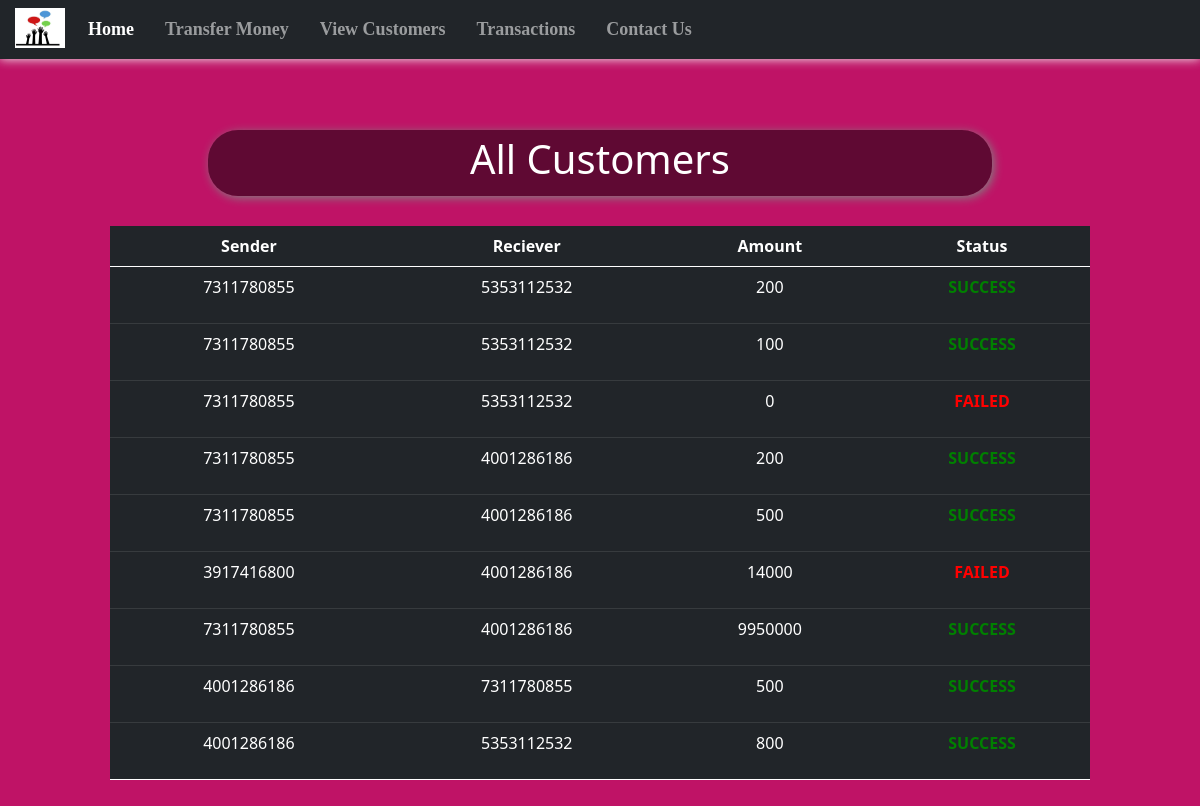
Page /transactions.php on the earlier database version.
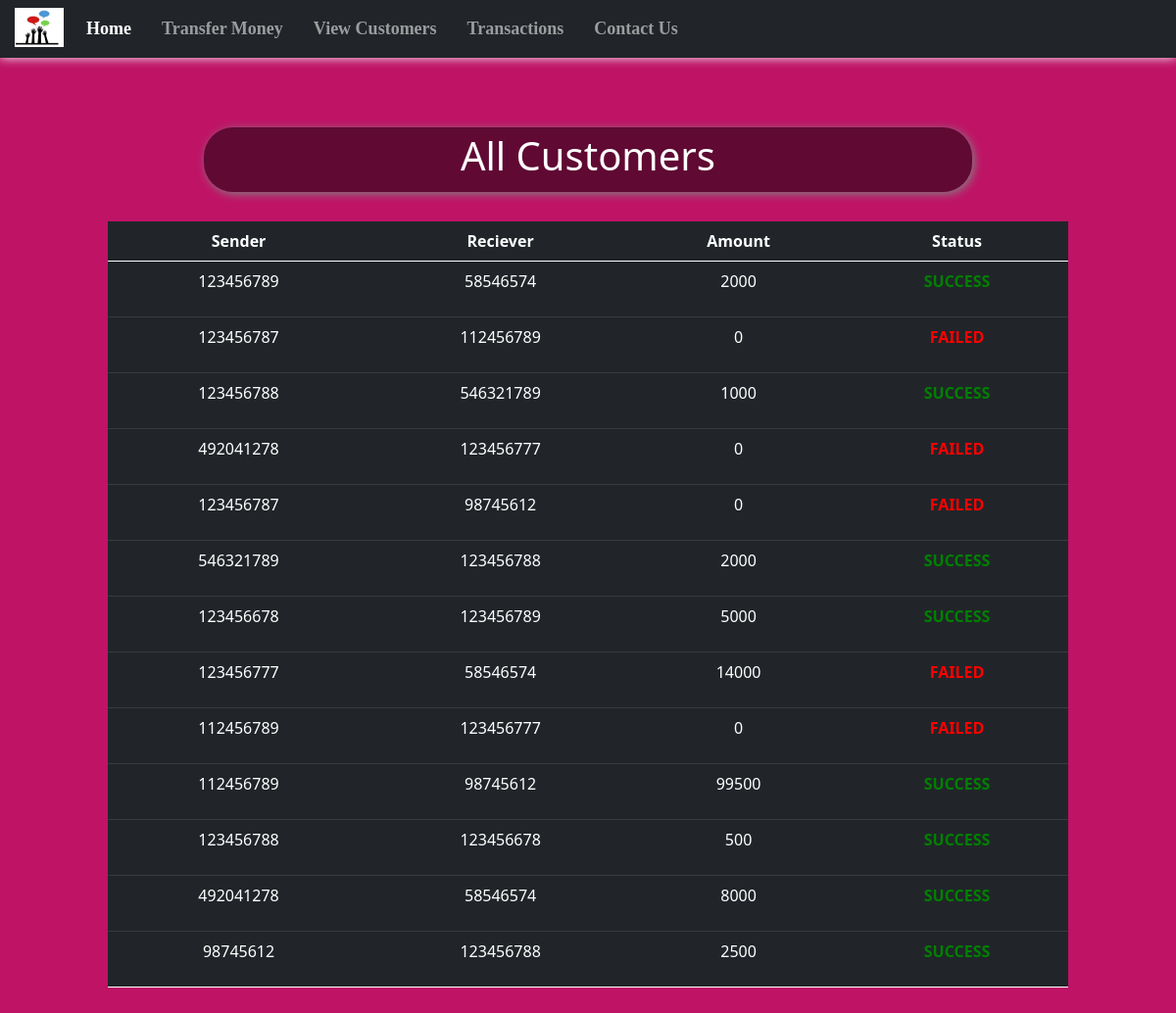
Same page on the later database version.
### tables this page shows
CREATE TABLE `transactions` (
  `sr` int(11) NOT NULL,
  `sender` varchar(10) NOT NULL,
  `receiver` varchar(10) NOT NULL,
  `amount` bigint(20) NOT NULL,
  `status` varchar(10) NOT NULL
);

### transactions.php (the view, shortened to what this page needs)
<!DOCTYPE html>
<html lang="en">
  <head>
    <link
      href="https://cdn.jsdelivr.net/npm/bootstrap@5.0.2/dist/css/bootstrap.min.css"
      rel="stylesheet"
    />
    <link
      rel="stylesheet"
      href="https://cdnjs.cloudflare.com/ajax/libs/font-awesome/5.15.3/css/all.min.css"
    />
</head>
<body style="background-color:#bf1366;">
    <?php include 'spin.php'; ?>
<nav
        class="navbar navbar-expand-lg navbar-dark bg-dark fixed fixed-top"
        style="
          font-family: candara;
          font-size: 18px;
          box-shadow: 0px 0px 10px 0px whitesmoke;
        "
      >
        <div class="collapse navbar-collapse" id="navbarSupportedContent">
          <b>
            <ul class="navbar-nav">
              <li class="nav-item" style="margin-left: 15px">
                <img src="logo.png" width="50px" height="40px">
              </li>
              <li class="nav-item nav-links" style="margin-left: 15px">
                        <a class="nav-link active text-nowrap" aria-current="page" href="index.php">Home</a>
                        </li>
              <li class="nav-item" style="margin-left: 15px">
                <a class="nav-link text-nowrap" href="send_money.php">Transfer Money</a>
                    </li>
                    <li class="nav-item" style="margin-left:15px;">
                        <a class="nav-link text-nowrap" href="all_cust.php">View Customers</a>
                    </li>
                    <li class="nav-item" style="margin-left:15px;">
                        <a class="nav-link text-nowrap" href="transactions.php">Transactions</a>
                    </li>
                    <li class="nav-item" style="margin-left:15px;">
                        <a class="nav-link text-nowrap" href="contact_us.php">Contact Us</a>
                    </li>
                </ul>
            </b>
        </div>
    </nav>
    <center>
        <div class="container" style="margin-top: 10%; padding:10px 80px 10px 80px; ">
            <div
                style="width:80%; background-color:rgba(0,0,0,.5); padding:5px 5px 5px 5px; border-radius:30px; box-shadow: 2px 2px 10px gray;">
                <h1 style=" color:white;">All Customers</h1>
            </div>
            <?php
    $conn = mysqli_connect($servername, $username, $password, $database);
    if(!$conn){
        die("Connection not established: ".mysqli_connect_error());
    }else{
        $sql = "SELECT * FROM `transactions`";
        $result = mysqli_query($conn, $sql);
?>
            <table class="table table-dark" style="margin-top: 30px;">
                <thead>
                    <tr>
                        <th scope="col">Sender</th>
                        <th scope="col">Reciever</th>
                        <th scope="col">Amount</th>
                        <th scope="col">Status</th>
                    </tr>
                </thead>
                <?php
echo "<tbody>";
        while($row = mysqli_fetch_assoc($result)){
        if(!(empty($row['sender']) && empty($row['receiver']) && empty($row['amount'])))
            {echo    '
            <tr>
              <td>'.$row['sender'].'</td>
              <td>'.$row['receiver'].'</td>
              <td>'.$row['amount'].'</td>
              <td>'; ?> <?php if($row['status'] == "succeed"){echo '<b><p style="color:green;">SUCCESS</p></b>';}else{echo '<b><p style="color:red;">FAILED</p></b>';} ?>
              <?php echo '</td>
              </tr>';}
    }
    }
    echo "</tbody>";
?>
        </div>
    </center>
</body>
</html>

Differences in the rows shown:
removed transactions: sender "7311780855", receiver "5353112532", amount "100", status "SUCCESS"
removed transactions: sender "7311780855", receiver "5353112532", amount "0", status "FAILED"
removed transactions: sender "7311780855", receiver "4001286186", amount "500", status "SUCCESS"
changed transactions (number 1 of 13 on the later page): sender "7311780855" → "123456789"; receiver "5353112532" → "58546574"; amount "200" → "2000"
now on this page (row edited): transactions: sender "123456787", receiver "112456789", amount "0", status "FAILED"
now on this page (row edited): transactions: sender "123456788", receiver "546321789", amount "1000", status "SUCCESS"
now on this page (row edited): transactions: sender "492041278", receiver "123456777", amount "0", status "FAILED"
added transactions: sender "123456787", receiver "98745612", amount "0", status "FAILED"
added transactions: sender "546321789", receiver "123456788", amount "2000", status "SUCCESS"
changed transactions (number 7 of 13 on the later page): sender "7311780855" → "123456678"; receiver "4001286186" → "123456789"; amount "200" → "5000"
added transactions: sender "123456777", receiver "58546574", amount "14000", status "FAILED"
changed transactions (number 9 of 13 on the later page): sender "3917416800" → "112456789"; receiver "4001286186" → "123456777"; amount "14000" → "0"
now on this page (row edited): transactions: sender "112456789", receiver "98745612", amount "99500", status "SUCCESS"
changed transactions (number 11 of 13 on the later page): sender "7311780855" → "123456788"; receiver "4001286186" → "123456678"; amount "9950000" → "500"
changed transactions (number 12 of 13 on the later page): sender "4001286186" → "492041278"; receiver "7311780855" → "58546574"; amount "500" → "8000"
changed transactions (number 13 of 13 on the later page): sender "4001286186" → "98745612"; receiver "5353112532" → "123456788"; amount "800" → "2500"
